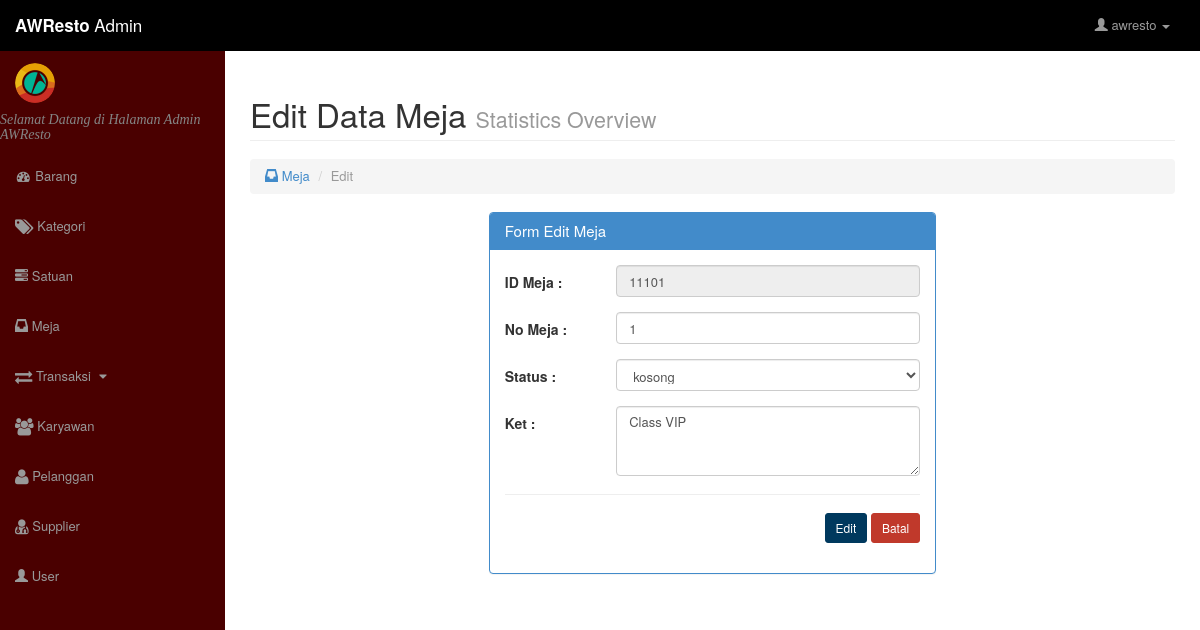
The app's page /admin/meja/meja_edit.php?id=11101 (signed in) with its own data.
### tables this page shows
CREATE TABLE IF NOT EXISTS `meja` (
  `id_meja` int(100) NOT NULL AUTO_INCREMENT,
  `no_meja` int(100) NOT NULL,
  `ket` varchar(100) NOT NULL,
  `status` varchar(100) NOT NULL,
  PRIMARY KEY (`id_meja`)
);

### admin/meja/meja_edit.php (the view, shortened to what this page needs)
<?php
    if(isset($_SESSION['user']) == 0){
?>
<script>alert('Silahkan Melakukan Login dahulu !!');document.location.href="../index.php"</script>
<?php } else { ?>
<html lang="en">
    <head>
        <?php include "../include/style.php" ?>
    </head>
    <body>
        <div id="wrapper">
            <?php include "../include/navbar.php" ?>
            <div id="page-wrapper">
                <div class="container-fluid">
                    <div class="row">
                        <div class="col-lg-12">
                            <h1 class="page-header">
                                Edit Data Meja
                                <small>Statistics Overview</small>
                            </h1>
                            <ol class="breadcrumb">
                                <li>
                                    <a href="index.php">
                                        <span class="glyphicon glyphicon-inbox"></span>
                                        Meja
                                    </a>
                                </li>
                                <li class="active">Edit</li>
                            </ol>
                        </div>
                    </div>
                    <div class="row">
                        <div class="col-lg-3"></div>
                        <div class="col-lg-6">
                            <div class="panel panel-primary">
                                <div class="panel-heading">
                                    <h3 class="panel-title">Form Edit Meja</h3>
                                </div>
                                <?php
                                    $id_meja = $_GET['id'];
                                    $dt = mysql_fetch_array(mysql_query("SELECT * FROM meja WHERE id_meja = '$id_meja'"));
                                ?>
                                <div class="panel-body">
                                    <form action="meja_update.php" method="post" enctype="multipart/form-data"
                                          class="form-horizontal" role="form">
                                        <div class="form-group">
                                            <label class="col-sm-3 control-label" style="font-size: 14px;text-align:start;">ID Meja :</label>
                                            <div class="col-sm-9">
                                                <input type="text" class="form-control" name="id_meja" value="<?php echo"$dt[id_meja]" ?>" disabled>
                                            </div>
                                        </div>
                                        <div class="form-group">
                                            <label class="col-sm-3 control-label" style="font-size: 14px;text-align:start;">No Meja :</label>
                                            <div class="col-sm-9">
                                                <input type="text" class="form-control" name="no_meja" value="<?php echo"$dt[no_meja]" ?>" required>
                                            </div>
                                        </div>
                                        <div class="form-group">
                                            <label class="col-sm-3 control-label" style="font-size: 14px;text-align:start;">Status :</label>
                                            <div class="col-sm-9">
                                                <select name="status" class="form-control" id="text" required>
                                                    <option><?php echo"$dt[status]" ?></option>
                                                </select>
                                            </div>
                                        </div>
                                        <div class="form-group">
                                            <label class="col-sm-3 control-label" style="font-size: 14px;text-align:start;">Ket :</label>
                                            <div class="col-sm-9">
                                                <textarea name="ket" value="<?php echo"$dt[ket]" ?>" cols="50" rows="3"
                                                          class="form-control"><?php echo"$dt[ket]" ?></textarea>
                                            </div>
                                        </div>
                                        <hr>
                                        <div class="form-group">
                                            <div style="text-align:right;padding-right: 15px;">
                                                <button type="submit" class="btn btn-success btn-sm"
                                                        style="background-color:#00395E;border-color:#00395E;">Edit</button>
                                                <a href="index.php">
                                                    <button type="button" class="btn btn-danger btn-sm"
                                                            style="background-color:#C0392B;border-color:#C0392B;">
                                                        Batal
                                                    </button>
                                                </a>
                                            </div>
                                        </div>
                                    </form>
                                </div>
                            </div>
                        </div>
                        <div class="col-lg-3"></div>
                    </div>
                </div>
            </div>
        </div>
    </body>
</html>
<?php } ?>

### assets/css/admin/sb-admin.css (style rules this page uses)
body { margin-top: 88px; }
@media (min-width:768px) { body { margin-top: 50px; } }
#wrapper { padding-left: 0; }
#page-wrapper { width: 100%; padding: 0; background-color: #fff; }
@media (min-width:768px) { #wrapper { padding-left: 225px; } }
@media (min-width:768px) { #page-wrapper { padding: 10px; } }

### records on screen
meja: id_meja "11101", no_meja "1", status "kosong", ket "Class VIP"

### other values on screen
$_SESSION['user'] "awresto"
